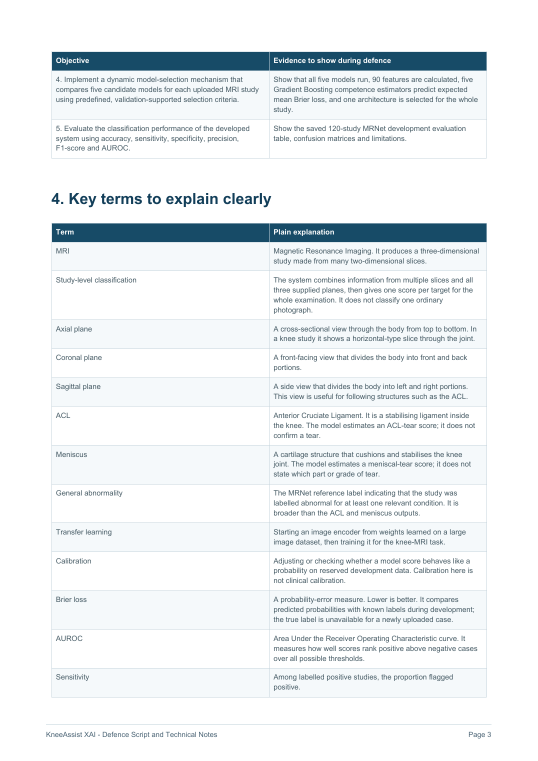
#> input picture tmp/pdfs/defence_render/page-03.png, 1075 x 1521 px, given as the content of the folder ../tmp/pdfs/defence_render/page-03.png, which was not available (shown at 1/2 size)
$ python make_pdf_contact_sheets.py ../tmp/pdfs/defence_render/page-03.png
#> lines starting #> are read from the running program, lines starting #| are printed output that depends on the picture; pictures that were not available may be replaced by others from this repository, and a replacement may not be noted
"""Create visual-QA contact sheets from rendered PDF page PNGs."""
from pathlib import Path
import sys
from PIL import Image, ImageDraw


def main() -> None:
    source = Path(sys.argv[1])
    pages = sorted(source.glob("*.png"))
    if not pages:
        raise SystemExit(f"No PNG pages in {source}")
    for old in source.glob("contact-sheet-*.png"):
        old.unlink()
    for start in range(0, len(pages), 9):
        items = pages[start:start + 9]
        sheet = Image.new("RGB", (930, 1310), "#d9e4f2")
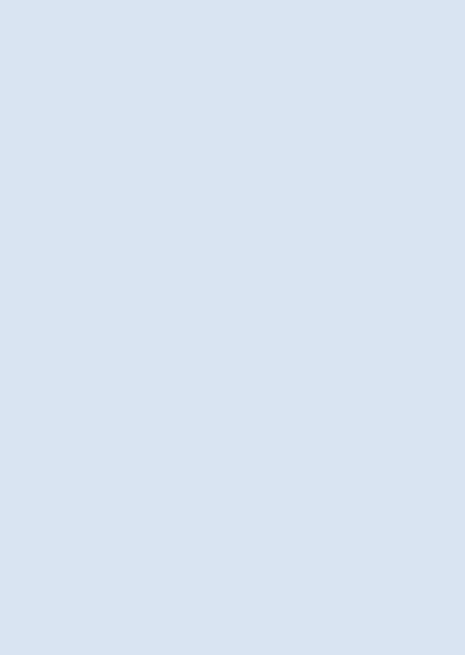
#> sheet: PIL image 930x1310 RGB (shown at 1/2 size); mean R, G, B 217, 228, 242
        for i, item in enumerate(items):
            image = Image.open(item).convert("RGB")
#> image is the input picture: PIL image 1075x1521 RGB; mean R, G, B 236.5, 240.5, 242.6
            image.thumbnail((290, 400))
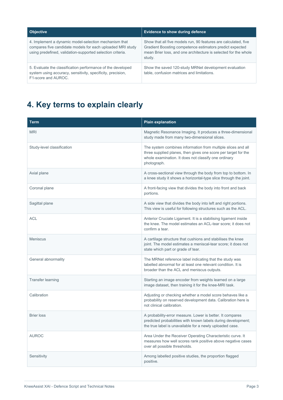
#> image: PIL image 283x400 RGB; mean R, G, B 236.4, 240.4, 242.4
            tile = Image.new("RGB", (310, 435), "white")
#> tile: PIL image 310x435 RGB; every value is 255
            tile.paste(image, ((310 - image.width) // 2, 25))
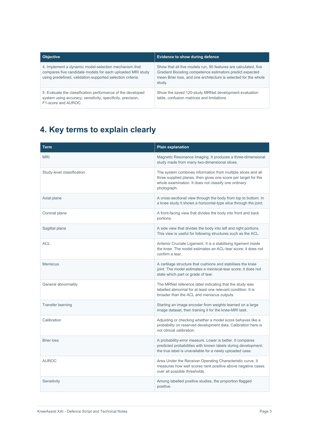
#> tile: PIL image 310x435 RGB; mean R, G, B 239.4, 242.7, 244.5
            ImageDraw.Draw(tile).text((10, 5), f"Page {int(item.stem.split('-')[-1])}", fill="black")
            sheet.paste(tile, ((i % 3) * 310, (i // 3) * 435))
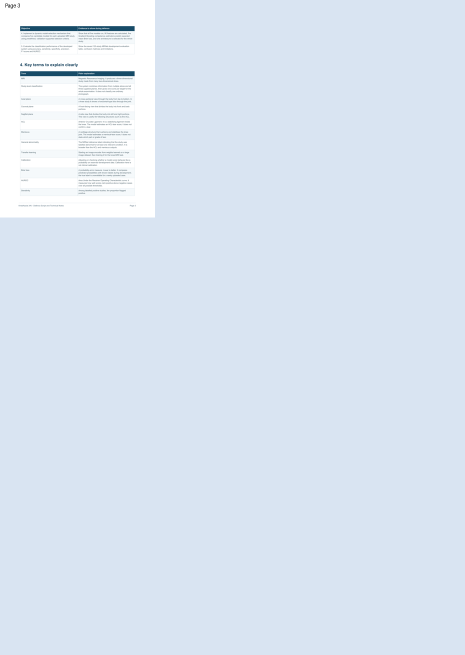
#> sheet: PIL image 930x1310 RGB (shown at 1/2 size); mean R, G, B 219.5, 229.6, 242.3
        sheet.save(source / f"contact-sheet-{start // 9 + 1}.png")
    print(f"Created {((len(pages) - 1) // 9) + 1} contact sheets for {len(pages)} pages")


if __name__ == "__main__":
    main()

$ run again, on tmp/pdfs/defence_render/page-09.png
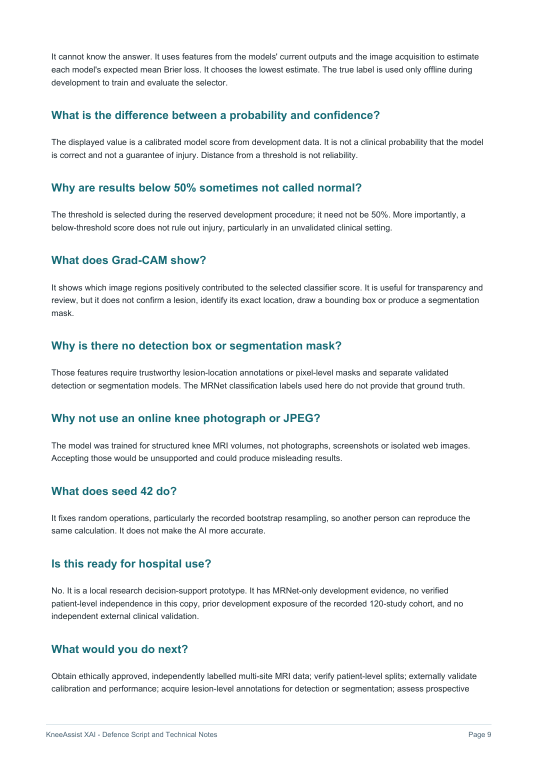
#> input picture tmp/pdfs/defence_render/page-09.png, 1075 x 1521 px, given as the content of the folder ../tmp/pdfs/defence_render/page-09.png, which was not available (shown at 1/2 size)
#> in main, image is the input picture: PIL image 1075x1521 RGB; mean R, G, B 244.7, 246.2, 246.6
#> image: PIL image 283x400 RGB
#> in main, `tile.paste(image, ((310 - image.width) // 2, 25))`:
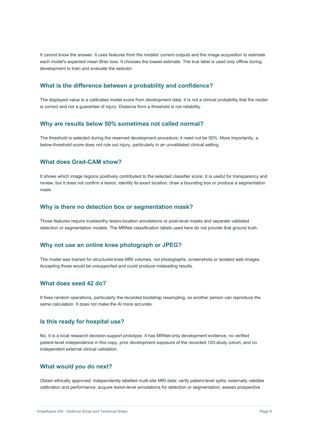
#> tile: PIL image 310x435 RGB; mean R, G, B 246.1, 247.4, 247.7
#> in main, `sheet.paste(tile, ((i % 3) * 310, (i // 3) * 435))`:
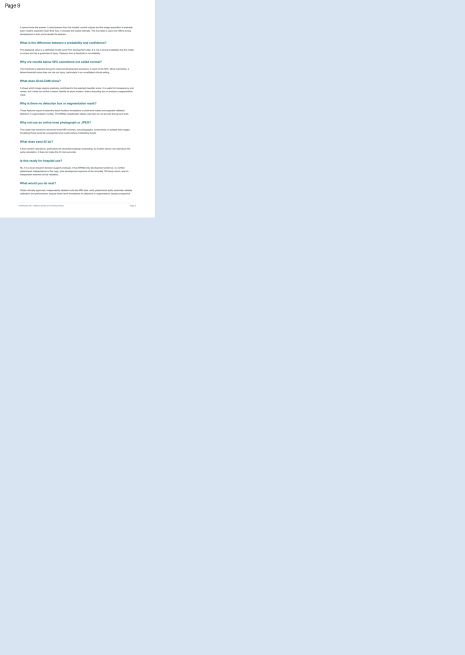
#> sheet: PIL image 930x1310 RGB (shown at 1/2 size); mean R, G, B 220.2, 230.1, 242.6

$ run again, on tmp/pdfs/defence_render/page-10.png
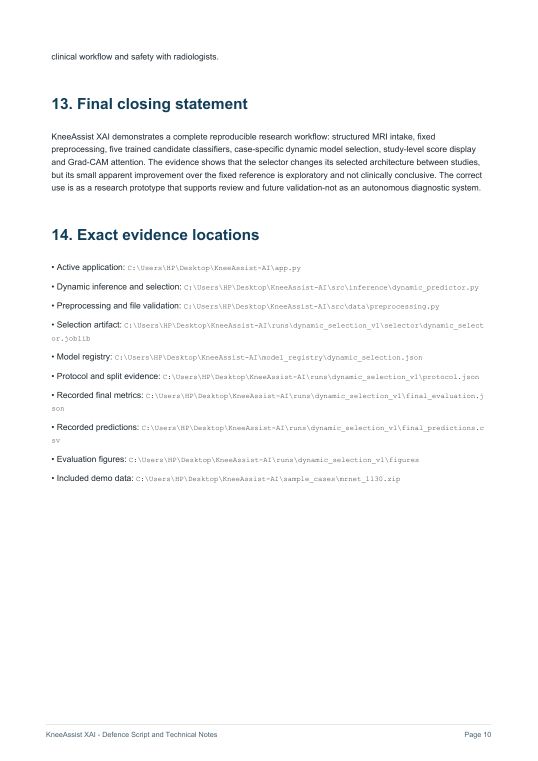
#> input picture tmp/pdfs/defence_render/page-10.png, 1075 x 1521 px, given as the content of the folder ../tmp/pdfs/defence_render/page-10.png, which was not available (shown at 1/2 size)
#> in main, image is the input picture: PIL image 1075x1521 RGB; mean R, G, B 249.7, 250.1, 250.4
#> image: PIL image 283x400 RGB
#> in main, `tile.paste(image, ((310 - image.width) // 2, 25))`:
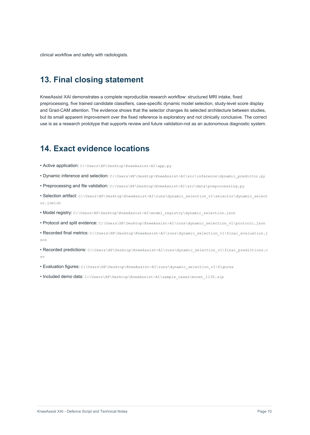
#> tile: PIL image 310x435 RGB; mean R, G, B 250.4, 250.8, 251
#> in main, `sheet.paste(tile, ((i % 3) * 310, (i // 3) * 435))`:
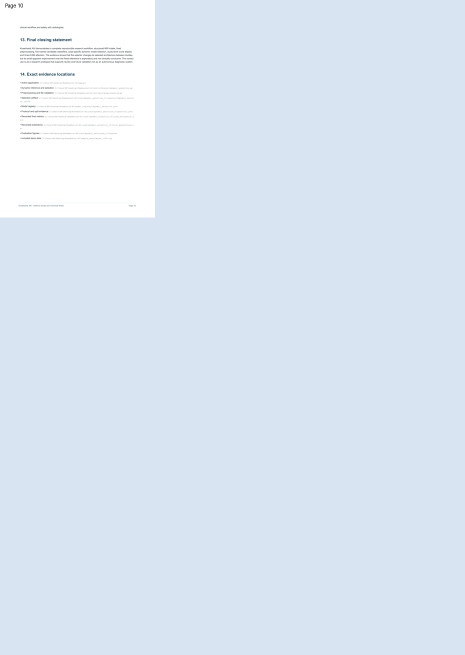
#> sheet: PIL image 930x1310 RGB (shown at 1/2 size); mean R, G, B 220.7, 230.5, 243
